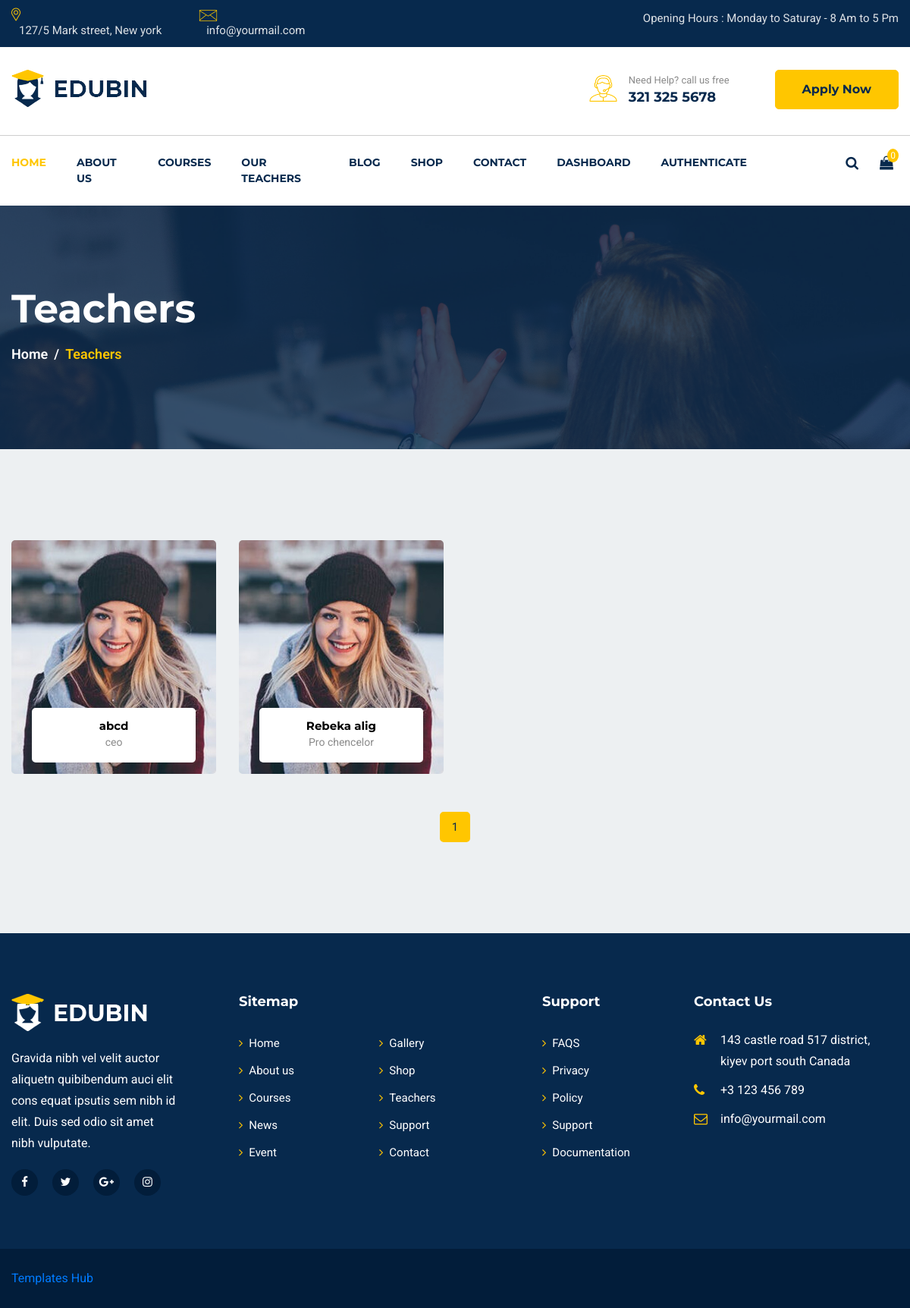
/mentor/teachers, run on the app's committed database.
### mentor/models.py (models this page shows, shortened)
class Teacher(models.Model):
    teacher = models.ForeignKey(User,on_delete=models.CASCADE,related_name='teacher')
    image = models.ImageField(upload_to='teacher_images', null=True, blank=True)
    position = models.CharField(max_length=20)
    about = models.TextField(max_length=2000,null=False,blank=False)
    achievements = models.TextField(max_length=1500,null=False,blank=False)
    objectives = models.TextField(max_length=1500,null=False,blank=False)
    created_at = models.DateTimeField(auto_now_add=True,null=True)

### mentor/views.py (the view)
# urls.py: path('teachers', views.teachers, name="teachers"),
def teachers(request):
    queryset = models.Teacher.objects.all()
    paginator = Paginator(queryset, 6)
    page_number = request.GET.get('page')
    page_obj = paginator.get_page(page_number)
    return render(request,'mentor/teachers.html',{'page_obj':page_obj})

### mentor/templates/mentor/teachers.html (shortened to what this page needs)
{% extends 'mentor/base.html' %}
{% load static %}
  {% block content %}
    <section id="page-banner" class="pt-105 pb-110 bg_cover" data-overlay="8" style="background-image: url(images/page-banner-3.jpg)">
        <div class="container">
            <div class="row">
                <div class="col-lg-12">
                    <div class="page-banner-cont">
                        <h2>Teachers</h2>
                        <nav aria-label="breadcrumb">
                            <ol class="breadcrumb">
                                <li class="breadcrumb-item"><a href="#">Home</a></li>
                                <li class="breadcrumb-item active" aria-current="page">Teachers</li>
                            </ol>
                        </nav>
                    </div>
                </div>
            </div>
        </div>
    </section>
    <section id="teachers-page" class="pt-90 pb-120 gray-bg">
        <div class="container">
           <div class="row">
                {% for item in page_obj %}
                    <div class="col-lg-3 col-sm-6">
                        <div class="singel-teachers mt-30 text-center">
                                <div class="image">
                                    <img src={{item.image.url}} alt="Teachers">
                                </div>
                                <div class="cont">
                                    <a href="{% url 'mentor:teachers-single' item.id %}"><h6>{{item.teacher.username}}</h6></a>
                                    <span>{{item.position}}</span>
                                </div>
                            </div>
                    </div>
                {% endfor %}
           </div>
            <div class="row">
                <div class="col-lg-12">
                    <nav class="courses-pagination mt-50">
                        <ul class="pagination justify-content-center">
                            <li class="page-item"><a href='#' class="active custom-li">{{ page_obj.number }}</a></li>
                        </ul>
                    </nav>
                </div>
            </div>
        </div>
    </section>
   {% endblock %}

### static/css/default.css (style rules this page uses)
.mt-30 { margin-top: 30px; }
.mt-50 { margin-top: 50px; }
.pt-90 { padding-top: 90px; }
.pt-105 { padding-top: 105px; }
.pb-110 { padding-bottom: 110px; }
.pb-120 { padding-bottom: 120px; }
.gray-bg { background: #edf0f2; }
[data-overlay] { position: relative; }
[data-overlay]::before { background: #07294d none repeat scroll 0 0; content: ""; height: 100%; left: 0; position: absolute; top: 0; width: 100%; z-index: 1; }
[data-overlay="8"]::before { opacity: 0.8; }

### static/css/style.css (style rules this page uses)
body { font-family: 'Roboto', sans-serif; font-weight: 400; font-style: normal; -webkit-font-smoothing: antialiased; -moz-osx-font-smoothing: grayscale; }
img { max-width: 100%; }
i, span, a { display: inline-block; }
h1, h2, h3, h4, h5, h6 { font-family: 'Montserrat', sans-serif; font-weight: 700; color: #1d2025; margin: 0px; }
h2 { font-size: 36px; }
h6 { font-size: 16px; }
ul,ol { margin: 0px; padding: 0px; list-style-type: none; }
.bg_cover { background-position: center center; background-size: cover; background-repeat: no-repeat; width: 100%; height: 100%; }
.singel-teachers { position: relative; }
.singel-teachers .image { border-radius: 5px; overflow: hidden; }
.singel-teachers .image img { -webkit-transition: all 0.4s linear; transition: all 0.4s linear; width: 100%; }
.singel-teachers .cont { position: absolute; bottom: 15px; left: 0; right: 0; width: 80%; background-color: #fff; border-radius: 5px; margin: 0 auto; padding: 15px; }
.singel-teachers .cont a { display: block; }
.singel-teachers .cont a h6 { color: #000; font-size: 15px; -webkit-transition: all 0.4s linear; transition: all 0.4s linear; }
.singel-teachers .cont span { font-size: 14px; color: #8a8a8a; }
.page-banner-cont { position: relative; z-index: 5; }
.page-banner-cont h2 { font-size: 52px; color: #fff; padding-bottom: 15px; }
.page-banner-cont .breadcrumb { margin: 0; background: none; padding: 0; }
.page-banner-cont .breadcrumb .breadcrumb-item { color: #ffc600; font-size: 18px; font-weight: 600; margin-bottom: 2px; }
.page-banner-cont .breadcrumb .breadcrumb-item a { color: #fff; }
.page-banner-cont .breadcrumb-item + .breadcrumb-item::before { color: #fff; content: "/"; font-size: 18px; }
.courses-pagination .pagination .page-item { margin: 0 5px; }
.courses-pagination .pagination .page-item a { font-size: 15px; color: #07294d; width: 40px; height: 40px; line-height: 36px; border: 2px solid #aaa; border-radius: 5px; text-align: center; -webkit-transition: all 0.4s linear; transition: all 0.4s linear; }
.courses-pagination .pagination .page-item a.active, .courses-pagination .pagination .page-item a:hover { background-color: #ffc600; border-color: #ffc600; }

### data on the page
Teacher: image (picture), teacher.username "abcd", position "ceo"
Teacher: image (picture), teacher.username "Rebeka alig", position "Pro chencelor"

### other printed values
{{ page_obj.number }} "1"
